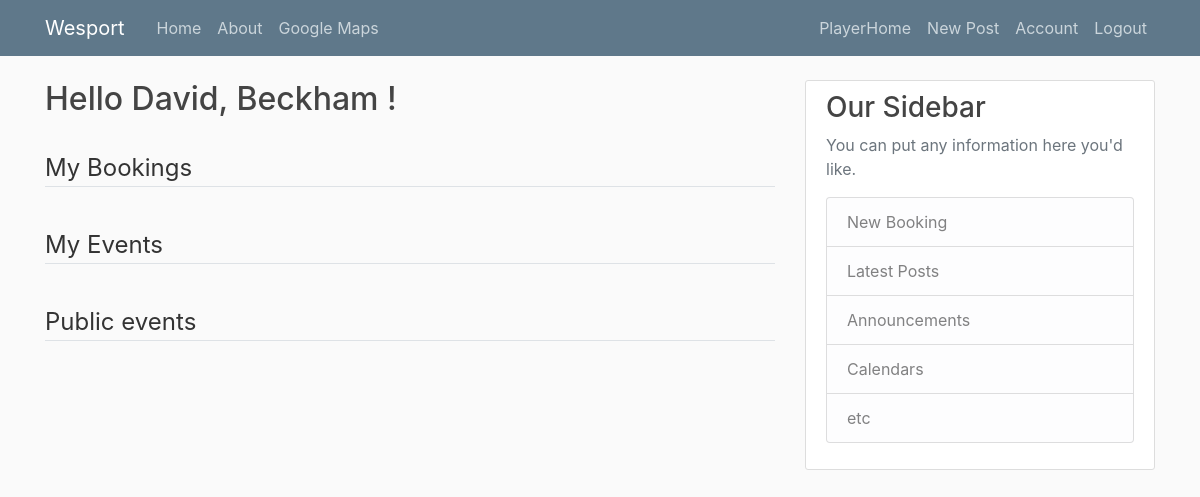
The app's page /player_home (signed in), older data.
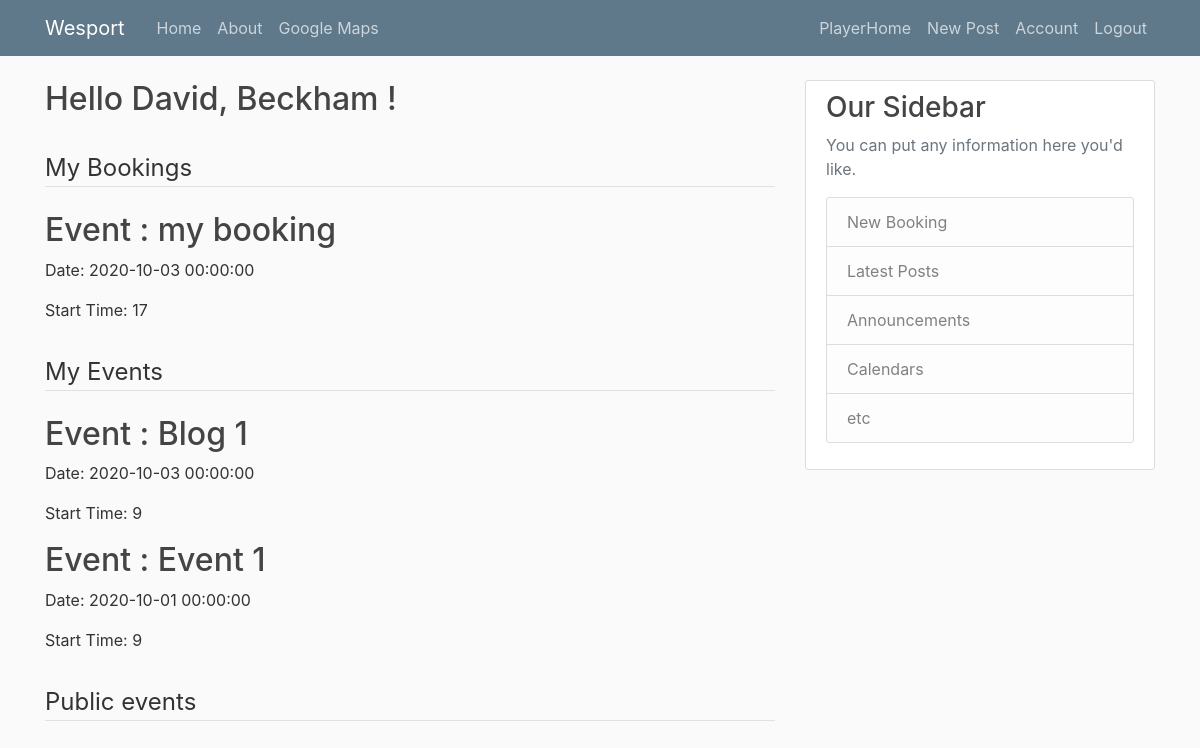
The same page, newer data.
### wesport/models.py (models this page shows, shortened)
class Player(db.Model):
    id = db.Column(db.Integer, primary_key=True)
    name = db.Column(db.String(60), nullable=False)
    surname = db.Column(db.String(60), nullable=False)
    gender = db.Column(db.String(10), nullable=False)
    phone_number = db.Column(db.String(20), unique=True, nullable=False)
    address = db.Column(db.String(60), nullable=False)
    birthdate = db.Column(db.Date, nullable=False)
    subscription_date = db.Column(db.Date, nullable=False, default=datetime.utcnow)
    image_file = db.Column(db.String(20), nullable=False, default='default.jpg')
    user_id = db.Column(db.Integer, db.ForeignKey('user.id'), nullable=False)
    booking = db.relationship('Booking', backref='booker', lazy=True)

class Booking(db.Model):
    id = db.Column(db.Integer, primary_key=True)
    title = db.Column(db.String(64), nullable=False, unique=False)
    date = db.Column(db.DateTime, nullable=False)
    startTime = db.Column(db.Integer, nullable=False)
    endTime = db.Column(db.Integer, nullable=False)  # should be calculated with startTime and duration
    duration = db.Column(db.Integer, nullable=False)
    booker_id = db.Column(db.Integer, db.ForeignKey('player.id'), nullable=False)
    field_id = db.Column(db.Integer, db.ForeignKey('field.id'), nullable=False)

class Participants(db.Model):
    id = db.Column(db.Integer, primary_key=True)
    booking = db.Column(db.Integer, db.ForeignKey('booking.id'))
    player = db.Column(db.Integer, db.ForeignKey('player.id'))
    event = db.relationship('Booking', backref='booking', lazy=True)

### wesport/player/routes.py (the view)
@player.route("/player_home")
def player_home():
    if current_user.is_authenticated:
        if current_user.urole == 'Club':
            return redirect(url_for('club.club_home'))
    player = Player.query.filter_by(user_id=current_user.id).first()
    bookings = Booking.query.filter_by(booker_id=current_user.id).all()
    bookings_query = db.session.query(Booking).filter_by(booker_id=current_user.id).add_columns(Booking.id).all() # query to pass the booking.ids to exclude in the public event
    bookings_id = []  # list of ids of my bookings
    for booking in bookings_query:
        bookings_id.append(booking[1])
    myevents = db.session.query(Booking).join(Participants)\
        .add_columns(Booking.id, Participants.player, Booking.title, Booking.date, Booking.startTime, Booking.booker_id)\
        .filter(Participants.player == player.id).filter(current_user.id != Booking.booker_id)\
        .all()
    myevents_id = []  # list of ids of the event i have already joined
    for event in myevents:
        myevents_id.append(event[1])
    events = db.session.query(Booking, Participants, Field)\
        .add_columns(Participants.player, Booking.title, Booking.date, Booking.startTime, Booking.id)\
        .filter(Booking.id == Participants.booking).filter(Booking.field_id == Field.id)\
        .filter(Booking.id.notin_(myevents_id))\
        .filter(Booking.id.notin_(bookings_id))\
        .filter(Booking.date > datetime.now())\
        .group_by(Booking.id)\
        .having(func.count(Participants.player) < Field.max_people).all()
    return render_template('player_home.html', player=player, bookings=bookings, myevents=myevents, events=events)

### wesport/models.py (called while the page is built)
@login_manager.user_loader
def load_user(user_id):
    return User.query.get(int(user_id))

### wesport/templates/player_home.html (shortened to what this page needs)
{% extends 'layout.html' %}
{% block content %}
    <h2>Hello {{ player.name}}, {{ player.surname }} !</h2> <br>
    <fieldset class="form-group">
        <legend class="border-bottom mb-4">My Bookings</legend>
        {% for event in bookings %}
            <div>
                <h2><a class="article-title" href="{{  url_for('player.event', event_id=event.id) }}" target="_blank">Event : {{  event.title }}</a></h2>
                <p class="article-content">Date: {{ event.date }}</p>
                <p class="article-content">Start Time: {{ event.startTime }}</p>
            </div>
        {% endfor %}
    </fieldset>
    <fieldset class="form-group">
        <legend class="border-bottom mb-4">My Events</legend>
        {% for event in myevents %}
            <div>
                <h2><a class="article-title" href="{{  url_for('player.event', event_id=event.id) }}" target="_blank">Event : {{  event.title }}</a></h2>
                <p class="article-content">Date: {{ event.date }}</p>
                <p class="article-content">Start Time: {{ event.startTime }}</p>
            </div>
        {% endfor %}
    </fieldset>
    <fieldset class="form-group">
        <legend class="border-bottom mb-4">Public events</legend>
    </fieldset>
{% endblock content %}

### wesport/templates/layout.html (shortened to what this page needs)
<!DOCTYPE html>
<html lang="en">
<head>
    <link rel="stylesheet" href="https://stackpath.bootstrapcdn.com/bootstrap/4.3.1/css/bootstrap.min.css">
    <link rel="stylesheet" type="text/css" href="{{ url_for('static', filename='main.css') }}">
</head>
<body>
    <header class="site-header">
      <nav class="navbar navbar-expand-md navbar-dark bg-steel fixed-top">
        <div class="container">
          <a class="navbar-brand mr-4" href="/">Wesport</a>
          <div class="collapse navbar-collapse" id="navbarToggle">
            <div class="navbar-nav mr-auto">
              <a class="nav-item nav-link" href="{{ url_for('main.home') }}">Home</a>
              <a class="nav-item nav-link" href="{{ url_for('main.about') }}">About</a>
              <a class="nav-item nav-link" href="https://www.google.com/maps" target="_blank">Google Maps</a>
            </div>
            <div class="navbar-nav">
                {% if current_user.is_authenticated %}
                    {% if current_user.urole == 'Player' %}
                        <a class="nav-item nav-link" href="{{ url_for('player.player_home') }}">PlayerHome</a>
                    {% else %}
                        <a class="nav-item nav-link" href="{{ url_for('club.club_home') }}">ClubHome</a>
                    {% endif %}
                    <a class="nav-item nav-link" href="{{ url_for('posts.new_post') }}">New Post</a>
                    <a class="nav-item nav-link" href="{{ url_for('main.account') }}">Account</a>
                    <a class="nav-item nav-link" href="{{ url_for('main.logout') }}">Logout</a>
                {% else %}
                    <a class="nav-item nav-link" href="{{ url_for('main.login') }}">Login</a>
                    <a class="nav-item nav-link" href="{{ url_for('main.register') }}">Register</a>
                {% endif %}
            </div>
          </div>
        </div>
      </nav>
    </header>
    <main role="main" class="container">
      <div class="row">
        <div class="col-md-8">
            {% block content %}{% endblock %}
        </div>
        <div class="col-md-4">
          <div class="content-section">
            <h3>Our Sidebar</h3>
            <p class='text-muted'>You can put any information here you'd like.
              <ul class="list-group">
                {% if current_user.is_authenticated %}
                    {% if current_user.urole == 'Club' %}
                        <a class="list-group-item list-group-item-light" href="{{ url_for('club.add_field') }}">Add Field</a>
                        <li class="list-group-item list-group-item-light">Latest Posts</li>
                        <li class="list-group-item list-group-item-light">Announcements</li>
                        <li class="list-group-item list-group-item-light">Calendars</li>
                        <li class="list-group-item list-group-item-light">etc</li>
                    {% else %}
                        <a class="list-group-item list-group-item-light" href="{{ url_for('player.new_booking') }}">New Booking</a>
                        <li class="list-group-item list-group-item-light">Latest Posts</li>
                        <li class="list-group-item list-group-item-light">Announcements</li>
                        <li class="list-group-item list-group-item-light">Calendars</li>
                        <li class="list-group-item list-group-item-light">etc</li>
                    {% endif %}
                {% else %}
                    <li class="list-group-item list-group-item-light">Latest Posts</li>
                    <li class="list-group-item list-group-item-light">Announcements</li>
                    <li class="list-group-item list-group-item-light">Calendars</li>
                    <li class="list-group-item list-group-item-light">etc</li>
                {% endif %}
              </ul>
            </p>
          </div>
        </div>
      </div>
    </main>
</body>
</html>

### wesport/static/main.css (style rules this page uses)
body { background: #fafafa; color: #333333; margin-top: 5rem; }
h1, h2, h3, h4, h5, h6 { color: #444444; }
.bg-steel { background-color: #5f788a; }
.site-header .navbar-nav .nav-link { color: #cbd5db; }
.content-section { background: #ffffff; padding: 10px 20px; border: 1px solid #dddddd; border-radius: 3px; margin-bottom: 20px; }
.article-title { color: #444444; }
.article-content { white-space: pre-line; }

Row changes from the older to the newer data that the page shows:
added Booking: title "my booking", date "2020-10-03 00:00:00", startTime "17"
added Participants: title "Blog 1", date "2020-10-03 00:00:00", startTime "9"
added Participants: title "Event 1", date "2020-10-01 00:00:00", startTime "9"
